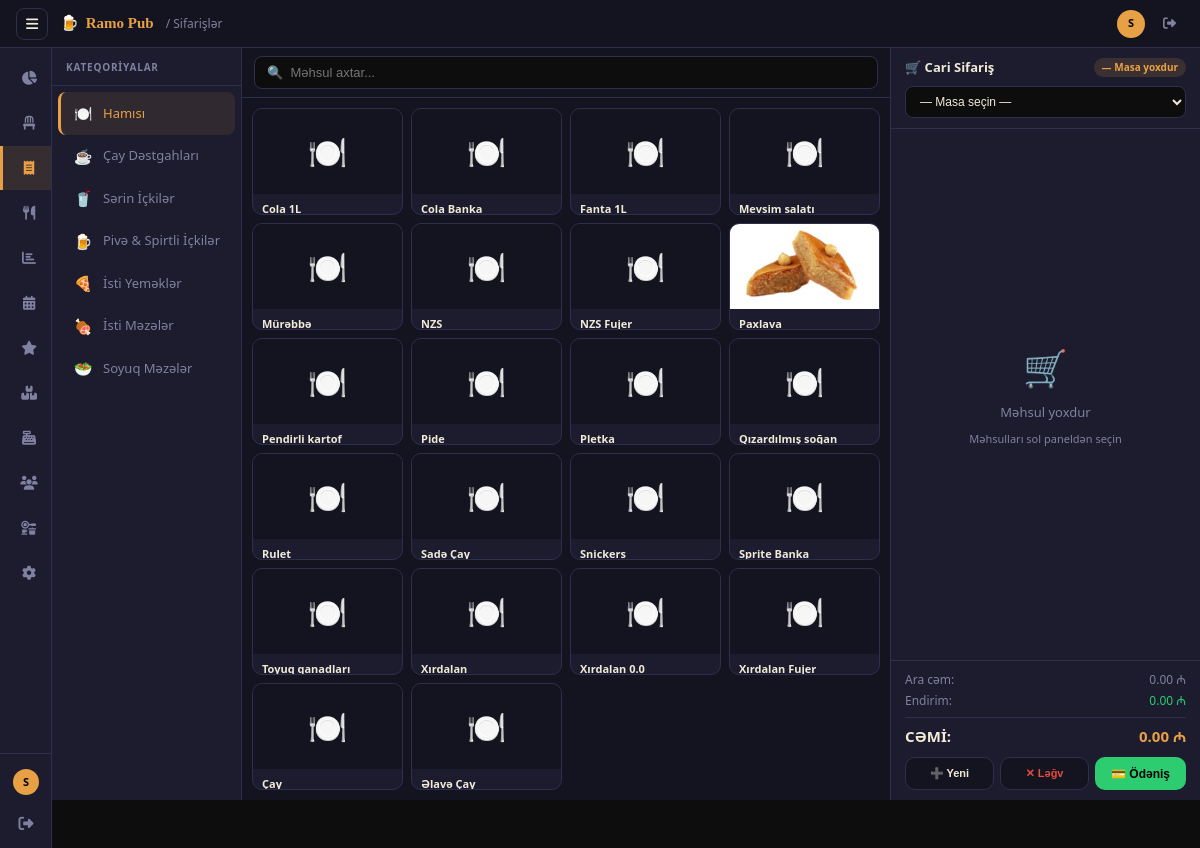
Screenshot of /orders/ (signed in) with the database file from the repository.
### database/models.py (models this page shows)
class MenuCategory(Base):
    __tablename__ = "menu_categories"
    id          = Column(Integer, primary_key=True, index=True)
    name        = Column(String(100), nullable=False)
    name_az     = Column(String(100), nullable=True)
    name_en     = Column(String(100), nullable=True)
    description = Column(Text)
    icon        = Column(String(50))   # emoji və ya icon adı
    sort_order  = Column(Integer, default=0)
    parent_id   = Column(Integer, ForeignKey("menu_categories.id"), nullable=True)
    is_active   = Column(Boolean, default=True)
    items = relationship("MenuItem", back_populates="category")

class MenuItem(Base):
    __tablename__ = "menu_items"
    id          = Column(Integer, primary_key=True, index=True)
    category_id = Column(Integer, ForeignKey("menu_categories.id"))
    name        = Column(String(150), nullable=False)
    description = Column(Text)
    price       = Column(Float, nullable=False)
    cost_price  = Column(Float, default=0.0)   # Maya dəyəri
    image_url   = Column(Text, nullable=True)
    prep_time_min = Column(Integer, default=0)
    image_path  = Column(String(255))
    inventory_item_id = Column(Integer, ForeignKey("inventory_items.id"), nullable=True)
    is_available = Column(Boolean, default=True)
    is_active   = Column(Boolean, default=True)
    created_at  = Column(DateTime, server_default=func.now())
    category    = relationship("MenuCategory", back_populates="items")
    order_items = relationship("OrderItem", back_populates="menu_item")
    inventory_item = relationship("InventoryItem", back_populates="menu_items")

### web/routes/orders.py (the view)
@bp.route("/")
@permission_required("take_orders")
def index():
    c = _check()
    if c:
        return c
    table_id = request.args.get("table_id", type=int)
    order_id = request.args.get("order_id", type=int)
    active  = svc.get_active_orders(g.db)
    today   = svc.get_today_orders(g.db)
    summary = svc.get_today_summary(g.db)
    tables  = table_svc.get_all(g.db)
    selected_table = table_svc.get_by_id(g.db, table_id) if table_id else None
    if selected_table:
        active = [o for o in active if o.table_id == selected_table.id]
    selected_order = None
    if order_id:
        selected_order = svc.get_order(g.db, order_id)
    elif selected_table and active:
        selected_order = active[0]
    categories = menu_svc.get_categories(g.db)
    menu_items = menu_svc.get_items(g.db, active_only=True, available_only=True)
    return render_template(
        "orders/index.html",
        active          = active,
        today           = today,
        summary         = summary,
        tables          = tables,
        selected_table  = selected_table,
        selected_order  = selected_order,
        categories      = categories,
        menu_items      = menu_items,
    )

### database/connection.py (called while the page is built)
def get_db():
    if SessionLocal is None:
        raise RuntimeError("Verilənlər bazası inisializasiya edilməyib.")
    return SessionLocal()

### modules/auth/permissions.py (called while the page is built)
    def get_permissions(self, role: str | None) -> Set[str]:
        if not role:
            return set()
        return ROLE_PERMISSIONS.get(role, set())

    def has_permission(self, role: str | None, permission: str) -> bool:
        return permission in self.get_permissions(role)

### modules/menu/menu_service.py (called while the page is built)
    def get_categories(self, db: Session, active_only: bool = True):
        q = db.query(MenuCategory)
        if active_only:
            q = q.filter(MenuCategory.is_active == True)
        return q.order_by(MenuCategory.sort_order, MenuCategory.name).all()

    def get_items(self, db: Session, category_id: int = None, active_only: bool = True, available_only: bool = False):
        q = db.query(MenuItem)
        if active_only:
            q = q.filter(MenuItem.is_active == True)
        if available_only:
            q = q.filter(MenuItem.is_available == True)
        if category_id:
            q = q.filter(MenuItem.category_id == category_id)
        return q.order_by(MenuItem.name).all()

### modules/orders/order_service.py (called while the page is built)
    def get_active_orders(self, db: Session):
        return db.query(Order).filter(
            Order.status.notin_([OrderStatus.paid, OrderStatus.cancelled])
        ).order_by(desc(Order.created_at)).all()

    def get_today_orders(self, db: Session):
        today = date.today()
        return db.query(Order).filter(
            Order.created_at >= datetime.combine(today, datetime.min.time())
        ).order_by(desc(Order.created_at)).all()

    def get_today_summary(self, db: Session):
        orders = self.get_today_orders(db)
        paid   = [o for o in orders if o.status == OrderStatus.paid]
        return {
            "total_orders":  len(orders),
            "paid_orders":   len(paid),
            "total_revenue": sum(o.total for o in paid),
            "active_orders": len([o for o in orders
                                  if o.status not in [OrderStatus.paid, OrderStatus.cancelled]]),
        }

### modules/tables/table_service.py (called while the page is built)
    def get_all(self, db: Session):
        return db.query(Table).filter(Table.is_active == True).order_by(Table.number).all()

### web/routes/orders.py (called while the page is built)
def _check():
    if "user" not in session:
        return redirect(url_for("auth.login"))

### web/templates/orders/index.html (shortened to what this page needs)
{% extends "base.html" %}
{% block breadcrumb %}Sifarişlər{% endblock %}
{% block content %}
<div class="pos-layout">
    <div class="col-cat">
        <div class="col-cat-head">Kateqoriyalar</div>
        <div class="cat-list">
            <div class="cat-row active" data-cat="all" onclick="setCat(this,'all')">
                <span class="cat-ico">🍽️</span> Hamısı
            </div>
            {% for cat in categories %}
            <div class="cat-row" data-cat="{{ cat.id }}" onclick="setCat(this,{{ cat.id }})">
                <span class="cat-ico">{{ cat.icon or '🍴' }}</span>
                {{ cat.name }}
            </div>
            {% endfor %}
        </div>
    </div>
    <div class="col-prod">
        <div class="prod-top">
            <input class="prod-search" type="text" id="prodQ"
                   placeholder="🔍  Məhsul axtar..." oninput="filterProds()">
        </div>
        <div class="prod-grid" id="prodGrid">
            {% for item in menu_items %}
            <div class="prod-card"
                 data-cat="{{ item.category_id }}"
                 data-name="{{ item.name | lower }}"
                 data-id="{{ item.id }}"
                 data-price="{{ item.price }}"
                 onclick="addProd({{ item.id }},'{{ item.name|replace("'","\\'") }}',{{ item.price }})">
                <div class="prod-img">
                    {% if item.image_path %}
                    <img src="{{ media_url(item.image_path) }}" alt="{{ item.name }}"
                         onerror="this.style.display='none';this.nextElementSibling.style.display='flex'">
                    {% else %}
                    <span class="prod-emoji">🍽️</span>
                    {% endif %}
                </div>
                <div class="prod-body">
                    <div class="prod-name" title="{{ item.name }}">{{ item.name }}</div>
                </div>
            </div>
            {% endfor %}
        </div>
    </div>
    <div class="col-bsk">
        <div class="bsk-head">
            <div class="bsk-title">
                🛒 Cari Sifariş
                <span class="bsk-badge" id="bskBadge">—</span>
            </div>
            <select class="bsk-table-sel" id="tableSelect" onchange="switchTable(this.value)">
                <option value="">— Masa seçin —</option>
            </select>
        </div>
        <div class="bsk-items" id="bskItems">
            {% if selected_order and selected_order.items %}
                {% for oi in selected_order.items %}
                <div class="bsk-row" data-oi="{{ oi.id }}">
                    <div class="bsk-row-name">{{ oi.menu_item.name if oi.menu_item else '?' }}</div>
                    <div class="bsk-qty">
                        <button onclick="changeQty({{ oi.id }},-1)">−</button>
                        <span>{{ oi.quantity }}</span>
                        <button onclick="changeQty({{ oi.id }},1)">+</button>
                    </div>
                    <div class="bsk-row-price">{{ "%.2f"|format(oi.subtotal) }} ₼</div>
                    <button class="bsk-row-del" onclick="removeItem({{ oi.id }})">✕</button>
                </div>
                {% endfor %}
            {% else %}
                <div class="bsk-empty" id="bskEmpty">
                    <div class="bsk-empty-ico">🛒</div>
                    <div style="font-size:13px;">Məhsul yoxdur</div>
                    <div style="font-size:11px;color:var(--muted);">Məhsulları sol paneldən seçin</div>
                </div>
            {% endif %}
        </div>
        <div class="bsk-foot">
            <div class="bsk-sum">
                <div class="bsk-sum-row">
                    <span>Ara cəm:</span>
                    <span id="bskSub">{{ "%.2f"|format(selected_order.subtotal if selected_order else 0) }} ₼</span>
                </div>
                <div class="bsk-sum-row">
                    <span>Endirim:</span>
                    <span id="bskDisc" style="color:var(--green);">{{ "%.2f"|format(selected_order.discount_amount if selected_order else 0) }} ₼</span>
                </div>
                <div class="bsk-sum-row total">
                    <span>CƏMİ:</span>
                    <span id="bskTotal">{{ "%.2f"|format(selected_order.total if selected_order else 0) }} ₼</span>
                </div>
            </div>
            <div class="bsk-btns">
                <button class="btn btn-secondary" onclick="newOrderModal()" style="padding:9px 6px;font-size:11px;">➕ Yeni</button>
                <button class="btn btn-secondary" onclick="cancelOrder()" style="padding:9px 6px;font-size:11px;color:var(--red);">✕ Ləğv</button>
                <button class="btn" onclick="openPayModal()"
                        style="background:var(--green,#2ECC71);color:#000;padding:9px 8px;font-size:12px;font-weight:700;">
                    💳 Ödəniş
                </button>
            </div>
        </div>
    </div>
</div>
{% endblock %}

### web/static/css/style.css (style rules this page uses)
:root { --bg: #0D0D0D; --bg2: #141420; --bg3: #1C1C2E; --border: #2E2E4E; --text: #F0EAD6; --muted: #8080A0; --accent: #E8A045; --green: #2ECC71; --red: #E74C3C; --blue: #3498DB; --purple: #9B59B6; --amber: #E8A045; --sidebar-w: 0px; --radius: 12px; --shadow: 0 4px 24px rgba(0,0,0,0.5); --transition: 0.2s ease; }
*, *::before, *::after { box-sizing: border-box; margin: 0; padding: 0; }
html, body { height: 100%; font-family: "Segoe UI", "SF Pro Display", system-ui, sans-serif; background: var(--bg); color: var(--text); font-size: 14px; line-height: 1.5; }
body { display: flex; }
.btn { display: inline-flex; align-items: center; gap: 8px; padding: 9px 18px; border-radius: 10px; border: none; cursor: pointer; font-size: 13px; font-weight: 600; text-decoration: none; transition: var(--transition); white-space: nowrap; }
.btn-secondary { background: var(--bg2); color: var(--text); border: 1px solid var(--border); }

### web/templates/base.html (style rules this page uses)
:root { --sb-icons: 52px; --sb-full: 220px; --tb-h: 48px; --anim: 0.2s cubic-bezier(.4,0,.2,1); }
*, *::before, *::after { box-sizing: border-box; }
html, body { height: 100%; margin: 0; padding: 0; }
body { display: flex; flex-direction: column; background: var(--bg, #0D0D0D); color: var(--text, #F0EAD6); font-family: "Segoe UI", system-ui, sans-serif; font-size: 14px; }

### rows the page displays
MenuCategory: icon "☕", name "Çay Dəstgahları"
MenuCategory: icon "🥤", name "Sərin İçkilər"
MenuCategory: icon "🍺", name "Pivə & Spirtli İçkilər"
MenuCategory: icon "🍕", name "İsti Yeməklər"
MenuCategory: icon "🍖", name "İsti Məzələr"
MenuCategory: icon "🥗", name "Soyuq Məzələr"
MenuItem: name "Cola 1L"
MenuItem: name "Cola Banka"
MenuItem: name "Fanta 1L"
MenuItem: name "Mevsim salatı"
MenuItem: name "Mürəbbə"
MenuItem: name "NZS"
MenuItem: name "NZS Fujer"
MenuItem: image_path (picture), name "Paxlava"
MenuItem: name "Pendirli kartof"
MenuItem: name "Pide"
MenuItem: name "Pletka"
MenuItem: name "Qızardılmış soğan"
MenuItem: name "Rulet"
MenuItem: name "Sadə Çay"
MenuItem: name "Snickers"
MenuItem: name "Sprite Banka"
MenuItem: name "Toyuq qanadları"
MenuItem: name "Xırdalan"
MenuItem: name "Xırdalan 0.0"
MenuItem: name "Xırdalan Fujer"
MenuItem: name "Çay"
MenuItem: name "Əlavə Çay"

### other values shown
{{ current_user.full_name[0] }} "S"
{{ "%.2f"|format(selected_order.subtotal if selected_order else 0) }} "0.00"
{{ "%.2f"|format(selected_order.discount_amount if selected_order else 0) }} "0.00"
{{ "%.2f"|format(selected_order.total if selected_order else 0) }} "0.00"
